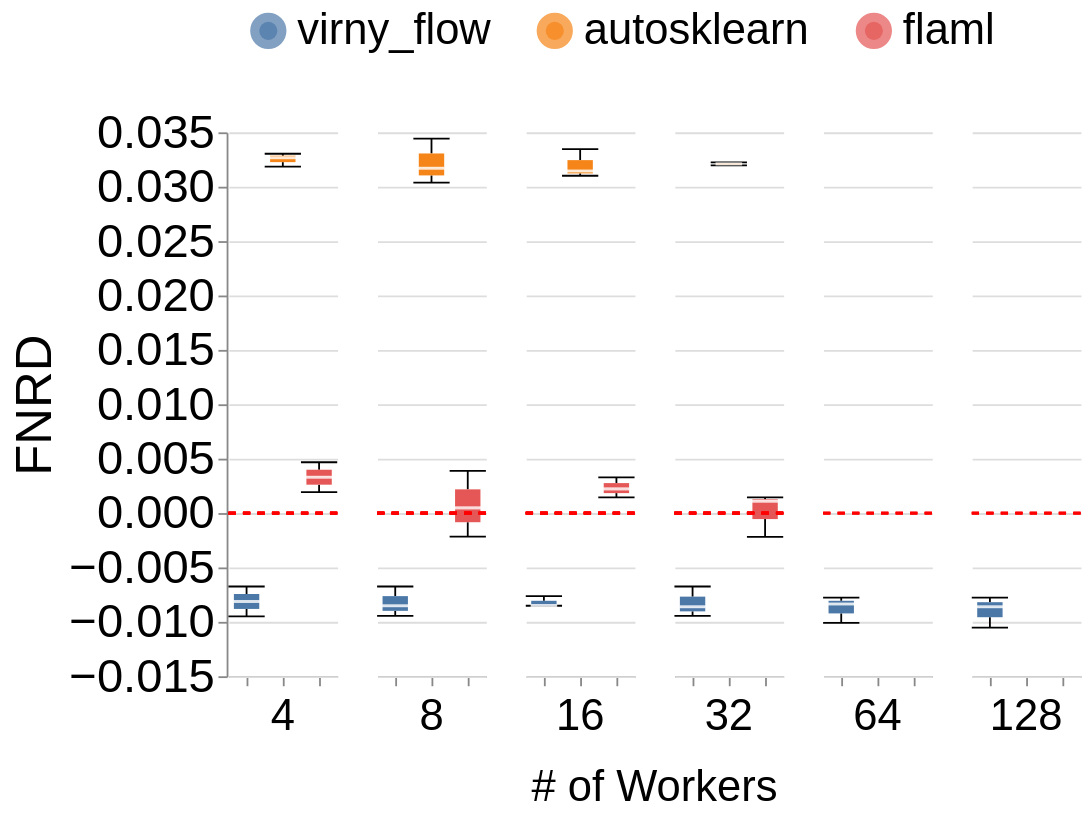

The notebook cell this image was saved under:
### Code cell
create_performance_plot_folk_emp_all(final_metrics_df, metric_name="Equalized_Odds_FNR")

### Figure 1 — Vega-Lite specification as saved in the notebook (floating-point values rounded to 4 significant figures)
{"config": {"view": {"continuousWidth": 300, "continuousHeight": 300, "stroke": null}, "axis": {"labelFontSize": 26, "labelFontWeight": "normal", "titleFontSize": 28, "titleFontWeight": "normal"}, "facet": {"spacing": 20}, "header": {"labelFontSize": 24, "labelFontWeight": "normal", "labelOrient": "bottom", "labelPadding": 5, "titleFontSize": 24, "titleFontWeight": "normal", "titleOrient": "bottom", "titlePadding": 5}, "legend": {"columns": 4, "direction": "horizontal", "labelFontSize": 24, "labelLimit": 400, "orient": "top", "symbolOffset": 10, "symbolStrokeWidth": 10, "titleAnchor": "middle", "titleFontSize": 26, "titleLimit": 300}, "title": {"fontSize": 24}}, "data": {"name": "data-7261107a76e14ce38e0f1d7891234ddf"}, "facet": {"column": {"field": "num_workers", "title": "# of Workers", "type": "ordinal"}}, "spec": {"layer": [{"mark": {"type": "boxplot", "median": {"stroke": "white", "strokeWidth": 0.7}, "ticks": true}, "encoding": {"color": {"field": "system_name", "legend": {"title": null}, "sort": ["virny_flow", "autosklearn", "flaml"], "type": "nominal"}, "x": {"axis": {"labelAngle": -45, "labels": false}, "field": "system_name", "sort": ["virny_flow", "autosklearn", "flaml"], "title": null, "type": "nominal"}, "y": {"field": "Equalized_Odds_FNR", "scale": {"zero": false}, "title": "FNRD", "type": "quantitative"}}}, {"mark": {"type": "rule", "color": "red", "strokeDash": [4, 4], "strokeWidth": 1.5}, "encoding": {"y": {"datum": 0}}}]}, "$schema": "https://vega.github.io/schema/vega-lite/v6.1.0.json", "datasets": {"data-7261107a76e14ce38e0f1d7891234ddf": [{"system_name": "virny_flow", "dataset_name": "folk_emp_all", "num_workers": 32, "run_num": 2, "optimization_time": 12400.0, "F1": 0.8217, "Equalized_Odds_FNR": -0.00675}, {"system_name": "virny_flow", "dataset_name": "folk_emp_all", "num_workers": 16, "run_num": 8, "optimization_time": 32340.0, "F1": 0.822, "Equalized_Odds_FNR": -0.007632}, {"system_name": "virny_flow", "dataset_name": "folk_emp_all", "num_workers": 4, "run_num": 6, "optimization_time": 86540.0, "F1": 0.8208, "Equalized_Odds_FNR": -0.009499}, {"system_name": "virny_flow", "dataset_name": "folk_emp_all", "num_workers": 16, "run_num": 6, "optimization_time": 65190.0, "F1": 0.8214, "Equalized_Odds_FNR": -0.008495}, {"system_name": "virny_flow", "dataset_name": "folk_emp_all", "num_workers": 128, "run_num": 5, "optimization_time": 4674.0, "F1": 0.8213, "Equalized_Odds_FNR": -0.01053}, {"system_name": "virny_flow", "dataset_name": "folk_emp_all", "num_workers": 16, "run_num": 1, "optimization_time": 34690.0, "F1": 0.8226, "Equalized_Odds_FNR": -0.008519}, {"system_name": "virny_flow", "dataset_name": "folk_emp_all", "num_workers": 8, "run_num": 2, "optimization_time": 114300.0, "F1": 0.8217, "Equalized_Odds_FNR": -0.00675}, {"system_name": "virny_flow", "dataset_name": "folk_emp_all", "num_workers": 64, "run_num": 3, "optimization_time": 6378.0, "F1": 0.8216, "Equalized_Odds_FNR": -0.007769}, {"system_name": "virny_flow", "dataset_name": "folk_emp_all", "num_workers": 128, "run_num": 3, "optimization_time": 5133.0, "F1": 0.8216, "Equalized_Odds_FNR": -0.007769}, {"system_name": "virny_flow", "dataset_name": "folk_emp_all", "num_workers": 8, "run_num": 1, "optimization_time": 134900.0, "F1": 0.8226, "Equalized_Odds_FNR": -0.008519}, {"system_name": "virny_flow", "dataset_name": "folk_emp_all", "num_workers": 8, "run_num": 6, "optimization_time": 104600.0, "F1": 0.822, "Equalized_Odds_FNR": -0.009454}, {"system_name": "virny_flow", "dataset_name": "folk_emp_all", "num_workers": 32, "run_num": 1, "optimization_time": 12830.0, "F1": 0.8226, "Equalized_Odds_FNR": -0.008614}, {"system_name": "virny_flow", "dataset_name": "folk_emp_all", "num_workers": 4, "run_num": 2, "optimization_time": 178500.0, "F1": 0.8217, "Equalized_Odds_FNR": -0.00675}, {"system_name": "virny_flow", "dataset_name": "folk_emp_all", "num_workers": 32, "run_num": 6, "optimization_time": 12060.0, "F1": 0.822, "Equalized_Odds_FNR": -0.009454}, {"system_name": "virny_flow", "dataset_name": "folk_emp_all", "num_workers": 64, "run_num": 1, "optimization_time": 21260.0, "F1": 0.8221, "Equalized_Odds_FNR": -0.008358}, {"system_name": "virny_flow", "dataset_name": "folk_emp_all", "num_workers": 128, "run_num": 1, "optimization_time": 4707.0, "F1": 0.8226, "Equalized_Odds_FNR": -0.008614}, {"system_name": "virny_flow", "dataset_name": "folk_emp_all", "num_workers": 64, "run_num": 5, "optimization_time": 11140.0, "F1": 0.8213, "Equalized_Odds_FNR": -0.01009}, {"system_name": "autosklearn", "dataset_name": "folk_emp_all", "num_workers": 4, "run_num": 1, "optimization_time": 43590.0, "F1": 0.8241, "Equalized_Odds_FNR": 0.03303}, {"system_name": "autosklearn", "dataset_name": "folk_emp_all", "num_workers": 4, "run_num": 2, "optimization_time": 53950.0, "F1": 0.8247, "Equalized_Odds_FNR": 0.03185}, {"system_name": "autosklearn", "dataset_name": "folk_emp_all", "num_workers": 4, "run_num": 3, "optimization_time": 54090.0, "F1": 0.824, "Equalized_Odds_FNR": 0.03267}, {"system_name": "autosklearn", "dataset_name": "folk_emp_all", "num_workers": 8, "run_num": 1, "optimization_time": 28610.0, "F1": 0.8246, "Equalized_Odds_FNR": 0.03038}, {"system_name": "autosklearn", "dataset_name": "folk_emp_all", "num_workers": 8, "run_num": 2, "optimization_time": 22520.0, "F1": 0.8249, "Equalized_Odds_FNR": 0.0317}, {"system_name": "autosklearn", "dataset_name": "folk_emp_all", "num_workers": 8, "run_num": 3, "optimization_time": 21670.0, "F1": 0.8239, "Equalized_Odds_FNR": 0.03442}, {"system_name": "autosklearn", "dataset_name": "folk_emp_all", "num_workers": 16, "run_num": 1, "optimization_time": 14810.0, "F1": 0.8242, "Equalized_Odds_FNR": 0.03144}, {"system_name": "autosklearn", "dataset_name": "folk_emp_all", "num_workers": 16, "run_num": 2, "optimization_time": 19070.0, "F1": 0.825, "Equalized_Odds_FNR": 0.03101}, {"system_name": "autosklearn", "dataset_name": "folk_emp_all", "num_workers": 16, "run_num": 3, "optimization_time": 13890.0, "F1": 0.8241, "Equalized_Odds_FNR": 0.03345}, {"system_name": "autosklearn", "dataset_name": "folk_emp_all", "num_workers": 32, "run_num": 1, "optimization_time": 14740.0, "F1": 0.8241, "Equalized_Odds_FNR": 0.03197}, {"system_name": "autosklearn", "dataset_name": "folk_emp_all", "num_workers": 32, "run_num": 2, "optimization_time": 15750.0, "F1": 0.8249, "Equalized_Odds_FNR": 0.0321}, {"system_name": "autosklearn", "dataset_name": "folk_emp_all", "num_workers": 32, "run_num": 3, "optimization_time": 15480.0, "F1": 0.8241, "Equalized_Odds_FNR": 0.03224}, {"system_name": "flaml", "dataset_name": "folk_emp_all", "num_workers": 4, "run_num": 1, "optimization_time": 81220.0, "F1": 0.8218, "Equalized_Odds_FNR": 0.001923}, {"system_name": "flaml", "dataset_name": "folk_emp_all", "num_workers": 4, "run_num": 6, "optimization_time": 93690.0, "F1": 0.8236, "Equalized_Odds_FNR": 0.004673}, {"system_name": "flaml", "dataset_name": "folk_emp_all", "num_workers": 8, "run_num": 2, "optimization_time": 72260.0, "F1": 0.8234, "Equalized_Odds_FNR": -0.002159}, {"system_name": "flaml", "dataset_name": "folk_emp_all", "num_workers": 8, "run_num": 3, "optimization_time": 39140.0, "F1": 0.8236, "Equalized_Odds_FNR": 0.003883}, {"system_name": "flaml", "dataset_name": "folk_emp_all", "num_workers": 8, "run_num": 6, "optimization_time": 42040.0, "F1": 0.8231, "Equalized_Odds_FNR": 0.0004794}, {"system_name": "flaml", "dataset_name": "folk_emp_all", "num_workers": 16, "run_num": 2, "optimization_time": 24150.0, "F1": 0.8224, "Equalized_Odds_FNR": 0.001449}, {"system_name": "flaml", "dataset_name": "folk_emp_all", "num_workers": 16, "run_num": 3, "optimization_time": 23040.0, "F1": 0.8222, "Equalized_Odds_FNR": 0.002224}, {"system_name": "flaml", "dataset_name": "folk_emp_all", "num_workers": 16, "run_num": 5, "optimization_time": 20840.0, "F1": 0.8233, "Equalized_Odds_FNR": 0.003289}, {"system_name": "flaml", "dataset_name": "folk_emp_all", "num_workers": 32, "run_num": 1, "optimization_time": 14820.0, "F1": 0.8209, "Equalized_Odds_FNR": -0.002194}, {"system_name": "flaml", "dataset_name": "folk_emp_all", "num_workers": 32, "run_num": 2, "optimization_time": 8985.0, "F1": 0.8224, "Equalized_Odds_FNR": 0.001449}, {"system_name": "flaml", "dataset_name": "folk_emp_all", "num_workers": 32, "run_num": 4, "optimization_time": 15230.0, "F1": 0.8219, "Equalized_Odds_FNR": 0.001091}]}}
